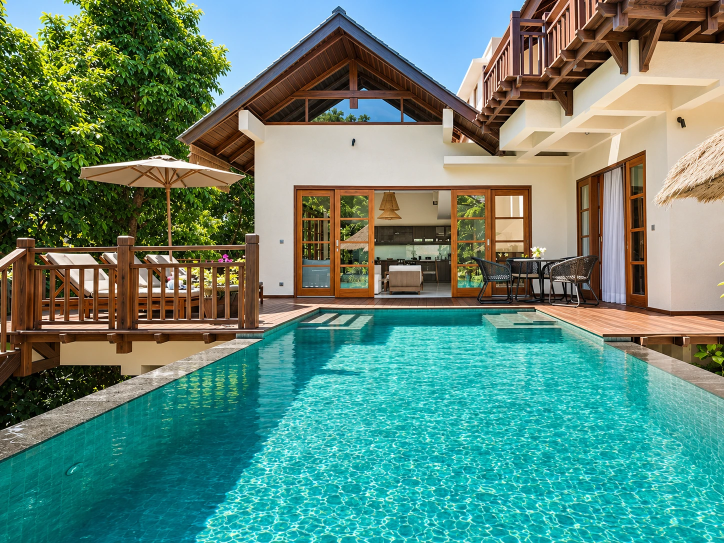
#> input picture assets/photos-new/Private Swimming Pool/02.webp, 1448 x 1086 px, found by its file name (shown at 1/2 size)
$ python verify_v2.py   (older library calls are emulated)
#> lines starting #> are read from the running program, lines starting #| are printed output that depends on the picture
### scripts/premium-reels-v2/build_v2.py
#!/usr/bin/env python3
"""Villa Indah reference-led premium vertical edit (RU + EN)."""
import argparse, json, math, subprocess, hashlib
from pathlib import Path
import cv2, numpy as np
from PIL import Image, ImageDraw, ImageFont
from scipy.signal import butter, sosfilt
from scipy.io.wavfile import write as wavwrite

P=argparse.ArgumentParser();P.add_argument('--repo',default='work/Villa-Indah');P.add_argument('--out',default='output/premium-v2');P.add_argument('--preview',action='store_true');A=P.parse_args()
REPO=Path(A.repo);OUT=Path(A.out);OUT.mkdir(parents=True,exist_ok=True);TMP=Path('work/premium_v2/render');TMP.mkdir(parents=True,exist_ok=True)
W,H,FPS=1080,1920,30
SERIF='/usr/share/fonts/truetype/noto/NotoSerifDisplay-Regular.ttf';SANS='/usr/share/fonts/truetype/noto/NotoSans-Regular.ttf'
GOLD=(204,181,132,255);WHITE=(248,246,240,255)

# Authored focal points keep architecture, beds and pools straight and centered.
SCENES=[
('Private Swimming Pool/02.webp',.50,.52,1),('Private Swimming Pool/05.webp',.52,.52,-1),('Private Swimming Pool/04.webp',.49,.52,1),
('Private Swimming Pool/03.webp',.50,.51,-1),('Private Swimming Pool/01.webp',.55,.53,1),('Private Swimming Pool/07.webp',.72,.52,-1),
('Master Bedroom/01.webp',.52,.50,1),('Master Bedroom/07.webp',.50,.51,-1),('Pool View Bedroom/04.webp',.46,.52,1),
('Pool View Bedroom/02.webp',.50,.50,-1),('Terrace bedroom/08.webp',.53,.50,1),('Twin Bedroom/01.webp',.47,.50,-1),
('Living room/03.webp',.50,.50,1),('Living room/01.webp',.50,.51,-1),('Living room/04.webp',.52,.50,1),
('Outdoor lounge Area/01.webp',.50,.53,-1),('Outdoor lounge Area/02.webp',.58,.52,1),('Villa Grounds/02.webp',.50,.50,-1),
('Villa Grounds/01.webp',.52,.51,1),('Resort Facilities/04.webp',.51,.53,-1),('Beach/01.webp',.58,.51,1),
('Beach/03.webp',.50,.52,-1),('Private Swimming Pool/06.webp',.53,.52,1),('Private Swimming Pool/03.webp',.50,.51,-1),
('Private Swimming Pool/02.webp',.50,.52,1),
]
DUR=45;N=len(SCENES)*DUR;DURATION=N/FPS
WHIPS={3,6,12,18,22}

def smooth(x):x=np.clip(x,0,1);return x*x*(3-2*x)
def load_scene(spec):
 name,fx,fy,d=spec;rgb=np.asarray(Image.open(REPO/'assets/photos-new'/name).convert('RGB'))
#> in load_scene, rgb is the input picture: shape (1086, 1448, 3); mean R, G, B 95.8, 134.4, 118.5
 return {'name':name,'src':rgb,'fx':fx,'fy':fy,'d':d}
DATA=[load_scene(s) for s in SCENES]
#> in load_scene (call 2), `name, fx, fy, d = spec`: name = 'Private Swimming Pool/05.webp'; fx = 0.52; d = -1
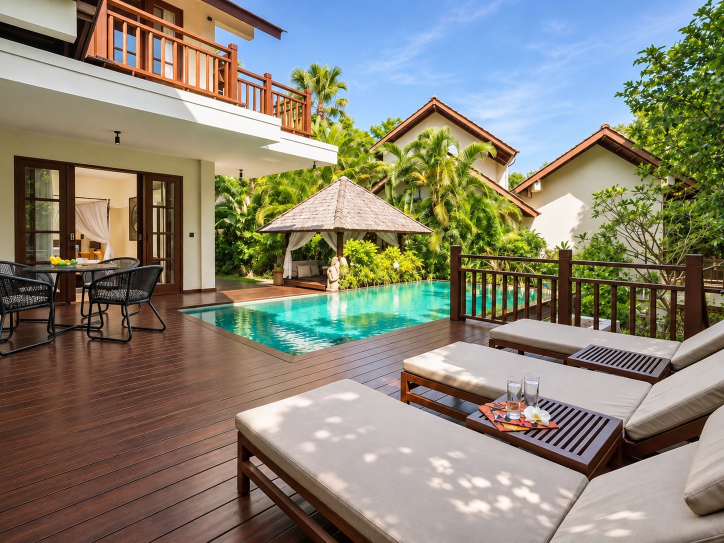
#> input picture assets/photos-new/Private Swimming Pool/05.webp, 1448 x 1086 px, found by its file name (shown at 1/2 size)
#> in load_scene, rgb is the input picture: shape (1086, 1448, 3); mean R, G, B 136.4, 131.4, 116
#> in load_scene (call 3), `name, fx, fy, d = spec`: name = 'Private Swimming Pool/04.webp'; fx = 0.49; d = 1
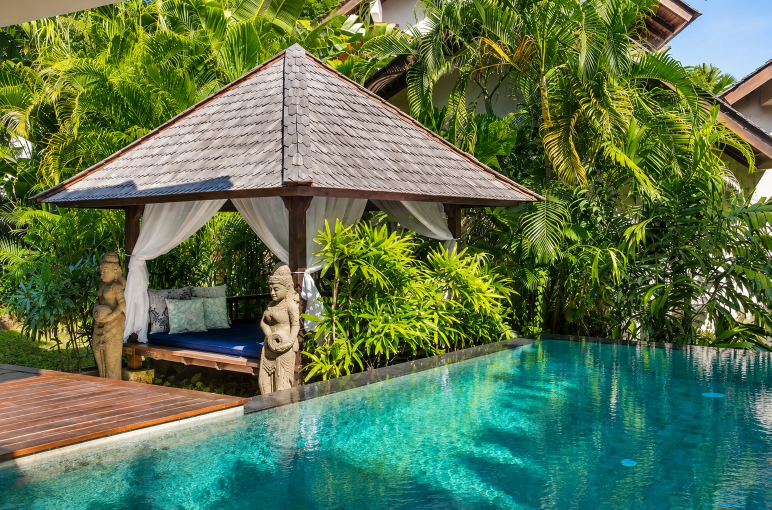
#> input picture assets/photos-new/Private Swimming Pool/04.webp, 1543 x 1019 px, found by its file name (shown at 1/2 size)
#> in load_scene, rgb is the input picture: shape (1019, 1543, 3); mean R, G, B 89.9, 116.1, 77

# [24 lines left out: functions render_photo, base, not called in this run]

def tracked(draw,text,font,y,fill,tracking):
 widths=[draw.textlength(c,font=font) for c in text];total=sum(widths)+tracking*(len(text)-1);x=(W-total)/2
 for c,w in zip(text,widths):draw.text((x,y),c,font=font,fill=fill,anchor='lt');x+=w+tracking

# [18 lines left out: functions title_layer, message_layer, not called in this run]

COPY={
'RU':[
(0,4.5,title_layer('INDAH','ВАША ЧАСТНАЯ ВИЛЛА НА БАЛИ')),
(4.5,9.0,message_layer([('СВОЙ БАССЕЙН',WHITE)])),
(9.0,15.0,message_layer([('4 СПАЛЬНИ',WHITE),('ДО 8 ГОСТЕЙ',GOLD)])),
(15.0,21.0,message_layer([('ПРОСТРАНСТВО',WHITE),('ДЛЯ СВОИХ',GOLD)])),
(21.0,27.0,message_layer([('ТИШИНА. ПРИВАТНОСТЬ.',WHITE),('БАЛИ.',GOLD)])),
(27.0,32.0,message_layer([('УЛУВАТУ',WHITE),('БАЛИ',GOLD)])),
(32.0,DURATION,title_layer('VILLA INDAH','ВАШ ОТДЫХ НА БАЛИ НАЧИНАЕТСЯ ЗДЕСЬ',True)),],
'EN':[
(0,4.5,title_layer('INDAH','YOUR PRIVATE VILLA IN BALI')),
(4.5,9.0,message_layer([('YOUR OWN POOL',WHITE)])),
(9.0,15.0,message_layer([('4 BEDROOMS',WHITE),('UP TO 8 GUESTS',GOLD)])),
(15.0,21.0,message_layer([('SPACE TOGETHER',WHITE),('JUST FOR YOU',GOLD)])),
(21.0,27.0,message_layer([('CALM. PRIVACY.',WHITE),('BALI.',GOLD)])),
(27.0,32.0,message_layer([('ULUWATU',WHITE),('BALI',GOLD)])),
(32.0,DURATION,title_layer('VILLA INDAH','YOUR BALI ESCAPE STARTS HERE',True)),]}

# [44 lines left out: functions overlay, music, manifest, contact, not called in this run]

# [16 lines that do not run on import are left out]

### scripts/premium-reels-v2/verify_v2.py
#!/usr/bin/env python3
import json, struct, subprocess, sys
from pathlib import Path
import cv2, numpy as np
from PIL import Image,ImageDraw,ImageFont
#> (the run stopped early here; a loop or call above may not have finished)
